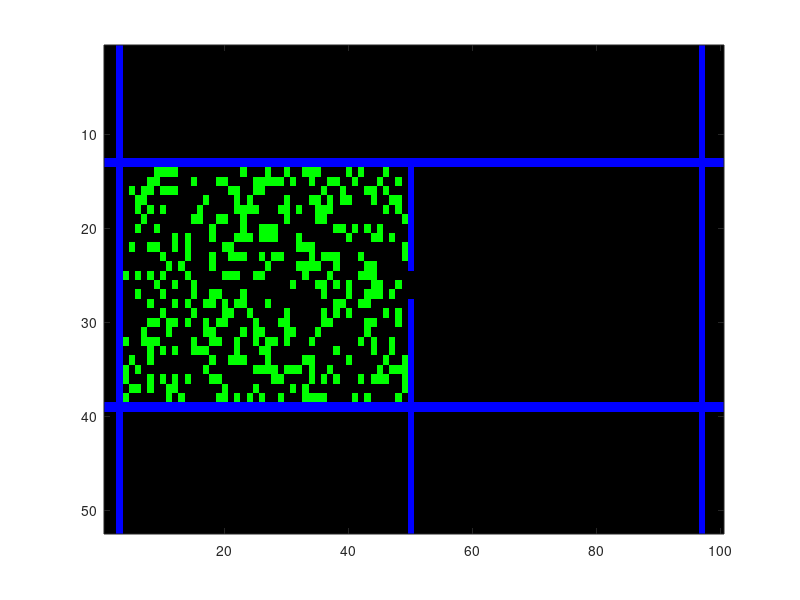

The MATLAB script that drew this image: (Note: this script raises an error after producing the figure.)
%CA driver
%HPP-gas

clc
clear all
clf

nx=52; %must be divisible by 4
ny=100;

z=zeros(nx,ny);
o=ones(nx,ny);
sand = z ;
sandNew = z;
gnd = z ;
diag1 = z;
diag2 = z;
and12 = z;
or12 = z;
sums = z;
orsum = z;

gnd(1:nx,ny-3)=1 ; % right ground line
gnd(1:nx,3)=1 ; % left ground line
gnd(nx/4:nx/2-2,ny/2)=1; %the hole line
gnd(nx/2+2:nx,ny/2)=1; %the hole line
gnd(nx/4, 1:ny) = 1; %top line
gnd(3*nx/4, 1:ny) = 1 ;%bottom line

%fill the left side
r = rand(nx,ny);
sand(nx/4+1:3*nx/4-1, 4:ny/2-1) = r(nx/4+1:3*nx/4-1, 4:ny/2-1)<0.3;
%sand(nx/4+1:3*nx/4-1, ny*.75:ny-4) = r(nx/4+1:3*nx/4-1, ny*.75:ny-4)<0.75;
%sand(nx/2,ny/2) = 1;
%sand(nx/2+1,ny/2+1) = 1;

imh = image(cat(3,z,sand,gnd));
set(imh, 'erasemode', 'none')
axis equal
axis tight


for i=1:1000
    p=mod(i,2); %margolis neighborhood

    %upper left cell update
    xind = [1+p:2:nx-2+p];
    yind = [1+p:2:ny-2+p];

    %See if exactly one diagonal is ones
    %only (at most) one of the following can be true!
    diag1(xind,yind) = (sand(xind,yind)==1) & (sand(xind+1,yind+1)==1) & ...
        (sand(xind+1,yind)==0) & (sand(xind,yind+1)==0);

    diag2(xind,yind) = (sand(xind+1,yind)==1) & (sand(xind,yind+1)==1) & ...
        (sand(xind,yind)==0) & (sand(xind+1,yind+1)==0);

    %The diagonals both not occupied by two particles
    and12(xind,yind) = (diag1(xind,yind)==0) & (diag2(xind,yind)==0);

    %One diagonal is occupied by two particles
    or12(xind,yind)  = diag1(xind,yind) | diag2(xind,yind);

    %for every gas particle see if it near the boundary
    sums(xind,yind) = gnd(xind,yind) | gnd(xind+1,yind) | ...
                        gnd(xind,yind+1) | gnd(xind+1,yind+1) ;

    % cell layout:
    % x,y    x+1,y
    % x,y+1  x+1,y+1
    %If (no walls) and (diagonals are both not occupied)  
    %then there is no collision, so move opposite cell to current cell
    %If (no walls) and (only one diagonal is occupied) 
    %then there is a collision so move ccw cell to the current cell
    %If (a wall) 
    %then don't change the cell (causes a reflection)
    sandNew(xind,yind) = ...
        (and12(xind,yind)  & ~sums(xind,yind) & sand(xind+1,yind+1)) + ... 
        (or12(xind,yind) & ~sums(xind,yind) & sand(xind,yind+1)) + ...
        (sums(xind,yind) & sand(xind,yind)); 

    sandNew(xind+1,yind) = ...
        (and12(xind,yind)  & ~sums(xind,yind) & sand(xind,yind+1)) + ... 
        (or12(xind,yind) & ~sums(xind,yind) & sand(xind,yind))+ ...
        (sums(xind,yind) & sand(xind+1,yind));  

    sandNew(xind,yind+1) = ...    
        (and12(xind,yind)  & ~sums(xind,yind) & sand(xind+1,yind)) + ... 
        (or12(xind,yind) & ~sums(xind,yind) & sand(xind+1,yind+1))+ ...
        (sums(xind,yind) & sand(xind,yind+1)); 

     sandNew(xind+1,yind+1) = ...    
        (and12(xind,yind)  & ~sums(xind,yind) & sand(xind,yind)) + ... 
        (or12(xind,yind) & ~sums(xind,yind) & sand(xind+1,yind))+ ...
        (sums(xind,yind) & sand(xind+1,yind+1)); 

    sand = sandNew;

    set(imh, 'cdata', cat(3,z,sand,gnd) )
    drawnow
end